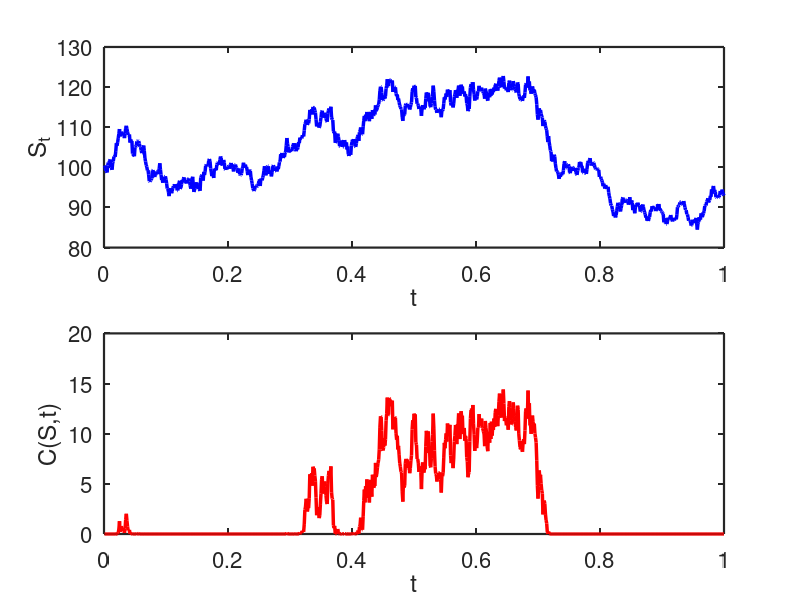

The MATLAB script that drew this image:

clear
close all
clc

% set parameters
S0 = 100;
K  = 110;
r = 0.05;
si  = 0.3;
tau = 0.02;

% main computation
T    = 1000;
t    = (1:T)/T;
dt   = t(2)-t(1);
Wt1  = normrnd(0,1,length(t),1);
Wt   = cumsum(Wt1);
St   = S0*exp((r-0.5*si )* dt + si * sqrt(dt) * Wt);
Call = zeros(size(St));
Put  = zeros(size(St));
for i=1:length(St)
[Call(i,:), Put(i,:)] = blsprice(St(i,:), K, r, si,tau);
end

% output
subplot(2,1,1)
plot(t,St,'b','LineWidth',2.5)
set(gca,'LineWidth',1.6)
set(gca,'FontSize',16)
xlabel('t')
ylabel('S_t')

subplot(2,1,2)
plot(t,Call,'r','LineWidth',2.5)
set(gca,'LineWidth',1.6)
set(gca,'FontSize',16)
xlabel('t')
ylabel('C(S,t)')
 
